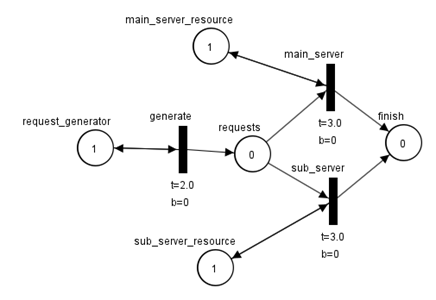
#> input picture assets/local/simple_petri_2.png, 436 x 300 px, found by its file name
$ python tuner_bomzha.py
#> lines starting #> are read from the running program, lines starting #| are printed output that depends on the picture
import cv2
import numpy as np
import inspect
import functools # Needed for passing arguments to callback

class InteractiveTuner:
    def __init__(self, func, image, param_config, window_name="Tuner"):
        """
        Initializes the interactive tuner.

        Parameters:
            func (function): The computer vision function to tune.
            image (numpy.ndarray): The input image.
            param_config (dict): Configuration for each hyperparameter.
                Example: {
                    'param_name': {'default': 100, 'range': (0, 255)},
                    'float_param': {'default': 1.2, 'range': (0.1, 5.0), 'scale': 10}, # scale=10 -> trackbar 1-50
                    'odd_param': {'default': 3, 'range': (3, 7), 'constraint': 'odd'}
                }
            window_name (str): Name of the OpenCV window.
        """
        self.func = func
        self.image = image.copy() # Work on a copy
        self.original_image = image.copy() # Keep original if needed
        self.param_config = self._validate_and_fill_config(func, param_config)
        self.window_name = window_name
        self.current_values = {name: config['default'] for name, config in self.param_config.items()}
        self.trackbar_params = {} # Map trackbar name to actual param name and scale

        cv2.namedWindow(self.window_name)
        self._create_trackbars()
        self.update_display() # Initial display

    def _validate_and_fill_config(self, func, user_config):
        """Gets signature, merges with user config, sets defaults."""
        sig = inspect.signature(func)
        params = list(sig.parameters.items())[1:] # Skip first param (image)

        final_config = {}
        for name, param in params:
            if name not in user_config:
                # Auto-generate basic config if not provided by user
                default_val = param.default if param.default is not inspect.Parameter.empty else 0
                user_config[name] = {'default': default_val}

            config = user_config[name]

            # Ensure essential keys exist
            if 'default' not in config:
                 config['default'] = param.default if param.default is not inspect.Parameter.empty else 0

            if 'range' not in config:
                 # Basic default range logic (improved slightly)
                 default_val = config['default']
                 if isinstance(default_val, float):
                     scale = config.get('scale', 1) # Default scale of 1 might be bad
                     if scale == 1 and default_val != 0: scale = 10**(int(np.log10(abs(default_val)))+1) # Guess a scale
                     config['scale'] = scale
                     min_val, max_val = 0, int(default_val * scale * 2) if default_val != 0 else int(10*scale)
                     config['range'] = (min_val / scale, max_val / scale) # Store float range
                 elif isinstance(default_val, int):
                     min_val, max_val = 0, max(1, default_val * 2) if default_val != 0 else 255 # Ensure max > 0
                     config['range'] = (min_val, max_val)
                 else: # Default for others
                      config['range'] = (0, 255)

            # Add scale default for floats if missing
            if isinstance(config['default'], float) and 'scale' not in config:
                 config['scale'] = 100 # Default scale factor for floats

            final_config[name] = config

        return final_config

    def _create_trackbars(self):
        """Creates trackbars based on param_config."""
        for name, config in self.param_config.items():
            min_val, max_val = config['range']
            default_val = config['default']
            scale = config.get('scale', 1)

            trackbar_name = name
            initial_pos = default_val
            trackbar_max = max_val

            if isinstance(default_val, float):
                initial_pos = int(default_val * scale)
                trackbar_max = int(max_val * scale)
                # Handle min_val for floats slightly differently if needed, assuming min>=0 here
                if min_val * scale < 0: print(f"Warning: Min value < 0 for float {name}, trackbar starts at 0")

            elif isinstance(default_val, int):
                 # Ensure range makes sense for int trackbar
                 if not (isinstance(min_val, int) and isinstance(max_val, int)):
                     print(f"Warning: Non-integer range for int param {name}. Using defaults.")
                     min_val, max_val = 0, 255
                 # Trackbar min is always 0, adjust default and max accordingly
                 if min_val != 0:
                     initial_pos = max(0, default_val - min_val) # Position relative to min
                     trackbar_max = max(1, max_val - min_val) # Range width, ensure > 0
                 else:
                      initial_pos = default_val
                      trackbar_max = max(1, max_val) # Ensure max > 0


            # Store mapping info for the callback
            self.trackbar_params[trackbar_name] = {'name': name, 'scale': scale, 'min_val': min_val, 'constraint': config.get('constraint')}

            # Use functools.partial to pass the trackbar_name to the callback
            callback = functools.partial(self._on_trackbar_change, trackbar_name)

            cv2.createTrackbar(trackbar_name, self.window_name, initial_pos, trackbar_max, callback)


    def _on_trackbar_change(self, trackbar_name, value):
        """Callback function for trackbar changes."""
        param_info = self.trackbar_params[trackbar_name]
        param_name = param_info['name']
        scale = param_info['scale']
        min_val = param_info['min_val']
        constraint = param_info.get('constraint')

        # Apply scaling for floats or adjust for non-zero min_val
        actual_value = value
        if scale != 1: # Likely a float
            actual_value = value / scale
        elif min_val != 0: # Handle integer offset if min_val wasn't 0
             actual_value = value + min_val

        # Apply constraints
        if constraint == 'odd':
            actual_value = int(actual_value) | 1 # Force odd
            # Optional: Adjust slider position if value changed due to constraint
            # This part is tricky with standard cv2 trackbars - might jump

        elif constraint == 'even':
             actual_value = int(actual_value) & ~1 # Force even

        # Add more constraints as needed (e.g., 'multiple_of_5')

        self.current_values[param_name] = actual_value
        self.update_display()

    def update_display(self):
        """Calls the function and updates the image display."""
        try:
            # Filter out incompatible args if necessary (though inspect should handle it)
            valid_args = {k: v for k, v in self.current_values.items()}
            result = self.func(self.original_image, **valid_args) # Use original image each time

            # Display current values in the window title (optional)
            title_str = self.window_name + " | "
            title_str += ", ".join([f"{name}={val:.2f}" if isinstance(val, float) else f"{name}={val}"
                                    for name, val in self.current_values.items()])
            cv2.setWindowTitle(self.window_name, title_str)

            cv2.imshow(self.window_name, result)
        except Exception as e:
            print(f"Error during function execution: {e}")
            # Optionally display an error image or message
            error_img = np.zeros_like(self.original_image)
            cv2.putText(error_img, "Error executing function", (10, 30),
                        cv2.FONT_HERSHEY_SIMPLEX, 0.7, (0, 0, 255), 2)
            cv2.imshow(self.window_name, error_img)


    def run(self):
        """Runs the main loop waiting for user input."""
        print("Press ESC to quit.")
        while True:
            # The callback handles updates, so waitKey just checks for exit
            key = cv2.waitKey(1) & 0xFF
            if key == 27: # ESC key
                break
            # Check if window was closed manually
            try:
                 # Property is available in recent OpenCV versions
                 if cv2.getWindowProperty(self.window_name, cv2.WND_PROP_VISIBLE) < 1:
                      break
            except Exception: # Fallback if property not available
                 pass # Continue loop until ESC

        cv2.destroyAllWindows()
        print("Tuner finished. Final parameters:")
        print(self.current_values)
        return self.current_values


# --- DEMO ---
def interactive_tuner_demo_enhanced():
    image_path = "./assets/local/simple_petri_2.png" # Update path
    image = cv2.imread(image_path, cv2.IMREAD_GRAYSCALE)
#> image is the input picture: shape (300, 436); min 0, max 255, mean 246.4

    if image is None:
        print("Error loading image!")
        exit(1)

    # Apply Gaussian Blur first for better Hough Circle detection
    blurred_image = cv2.GaussianBlur(image, (9, 9), 2)
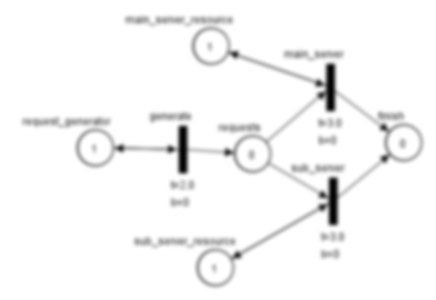
#> blurred_image: shape (300, 436); min 2, max 255, mean 246.4


    # ## Canny Edge Detector Example
    def canny_filter_wrapper(img, threshold1=100, threshold2=200, apertureSize=3):
        # apertureSize must be odd. The tuner will handle enforcing this.
        return cv2.Canny(img, threshold1, threshold2, apertureSize=apertureSize)

    canny_config = {
        "threshold1": {'default': 50, 'range': (0, 255)},
        "threshold2": {'default': 150, 'range': (0, 255)},
        "apertureSize": {'default': 3, 'range': (3, 7), 'constraint': 'odd'} # Range 3-7, only odd values used
    }

    # print("--- Starting Canny Tuner ---")
    # canny_tuner = InteractiveTuner(canny_filter_wrapper, image, canny_config, window_name="Canny Tuner")
    # final_canny_params = canny_tuner.run()


    ## Hough Transform Example
    def hough_circle_visualizer_wrapper(img, dp=1.2, minDist=20, param1=50, param2=30, minRadius=0, maxRadius=0):
        # Ensure integer parameters are passed as integers
        minDist_int = int(minDist)
        param1_int = int(param1)
        param2_int = int(param2)
        minRadius_int = int(minRadius)
        maxRadius_int = int(maxRadius)

        # Detect circles using the blurred image for better results
        circles = cv2.HoughCircles(img, cv2.HOUGH_GRADIENT, dp, minDist_int,
                                     param1=param1_int, param2=param2_int,
                                     minRadius=minRadius_int, maxRadius=maxRadius_int)

        # Create a color image for display from the original gray image
        output = cv2.cvtColor(img, cv2.COLOR_GRAY2BGR) # Use the input img which is blurred

        if circles is not None:
            circles = np.uint16(np.around(circles))
            for i in circles[0,:]:
                cv2.circle(output, (i[0], i[1]), i[2], (0, 255, 0), 2) # outer circle
                cv2.circle(output, (i[0], i[1]), 2, (0, 0, 255), 3)      # center

        return output

    hough_config = {
        "dp": {'default': 1.0, 'range': (0.1, 5.0), 'scale': 10}, # Trackbar 1-50 represents 0.1-5.0
        "minDist": {'default': 20, 'range': (1, 100)},
        "param1": {'default': 50, 'range': (1, 200)}, # Upper threshold for Canny
        "param2": {'default': 30, 'range': (1, 100)}, # Accumulator threshold
        "minRadius": {'default': 0, 'range': (0, 100)},
        "maxRadius": {'default': 0, 'range': (0, 200)}
    }

    print("\n--- Starting Hough Circle Tuner (using blurred image) ---")
    # Using blurred_image as input for Hough
    hough_tuner = InteractiveTuner(hough_circle_visualizer_wrapper, blurred_image, hough_config, window_name="Hough Circle Tuner")
#> in hough_circle_visualizer_wrapper, `circles = cv2.HoughCircles(img, cv2.HOUGH_GRADIENT, dp, minDist_int, p..`: circles = 17 rows, first 8: [94.5, 147.5, 20], [210.5, 45.5, 15.5], [252.5, 153.5, 20.2], [328.5, 145.5, 47.9], [403.5, 142.5, 15.2], [253.5, 214.5, 84], [233.5, 88.5, 64], [227.5, 188.5, 65.2]
#> in hough_circle_visualizer_wrapper, `circles = np.uint16(np.around(circles))`: circles = 17 rows, first 8: [94, 148, 20], [210, 46, 16], [252, 154, 20], [328, 146, 48], [404, 142, 15], [254, 214, 84], [234, 88, 64], [228, 188, 65]
#> the loop in hough_circle_visualizer_wrapper, `for i in circles[0,:]:` made 17 passes
#> i on passes 1 to 12: [94, 148, 20], [210, 46, 16], [252, 154, 20], [328, 146, 48], [404, 142, 15], [254, 214, 84], [234, 88, 64], [228, 188, 65], [274, 104, 66], [260, 188, 50], [158, 82, 68], [218, 266, 18]
#> after the loop in hough_circle_visualizer_wrapper, `for i in circles[0,:]:`:
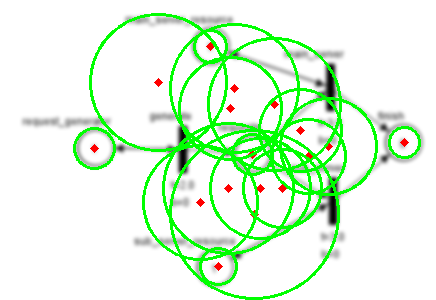
#> output: shape (300, 436, 3); mean B, G, R 222.9, 247.9, 224.1
    final_hough_params = hough_tuner.run()
#> (key Esc is pressed here)
#> final_hough_params = {'dp': 1, 'minDist': 20, 'param1': 50, 'param2': 30, 'minRadius': 0, 'maxRadius': 0}

# Run the enhanced demo
# Ensure you have an image at the specified path or update it.
# If running in an environment where OpenCV windows don't work well (like some remote notebooks), this might fail.
interactive_tuner_demo_enhanced()

$ run again, with assets/local/simple_petri_3.png copied over assets/local/simple_petri_2.png
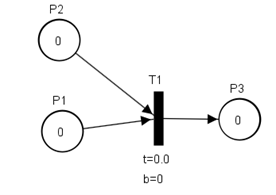
#> input picture assets/local/simple_petri_3.png, 276 x 195 px, found by its file name
#> in interactive_tuner_demo_enhanced, image is the input picture: shape (195, 276); min 0, max 255, mean 246.7
#> in interactive_tuner_demo_enhanced, `blurred_image = cv2.GaussianBlur(image, (9, 9), 2)`:
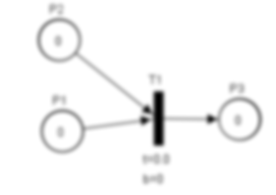
#> blurred_image: shape (195, 276); min 0, max 255, mean 246.7
#> in hough_circle_visualizer_wrapper, `circles = cv2.HoughCircles(img, cv2.HOUGH_GRADIENT, dp, minDist_int, p..`: circles = [[58.5, 39.5, 22.4], [61.5, 130.5, 22.5], [239.5, 118.5, 22.9]]
#> in hough_circle_visualizer_wrapper, `circles = np.uint16(np.around(circles))`: circles = [[58, 40, 22], [62, 130, 22], [240, 118, 23]]
#> the loop in hough_circle_visualizer_wrapper, `for i in circles[0,:]:` made 3 passes
#> after the loop in hough_circle_visualizer_wrapper, `for i in circles[0,:]:`:
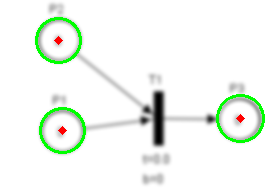
#> output: shape (195, 276, 3); mean B, G, R 241.3, 247.4, 241.9
#> final_hough_params = {'dp': 1, 'minDist': 20, 'param1': 50, 'param2': 30, 'minRadius': 0, 'maxRadius': 0}

$ run again, with assets/local/simple_petri_4.png copied over assets/local/simple_petri_2.png
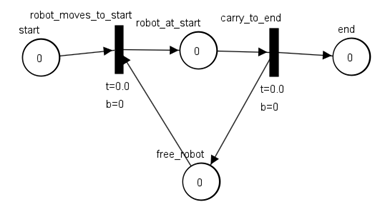
#> input picture assets/local/simple_petri_4.png, 380 x 212 px, found by its file name
#> in interactive_tuner_demo_enhanced, image is the input picture: shape (212, 380); min 0, max 255, mean 245.6
#> in interactive_tuner_demo_enhanced, `blurred_image = cv2.GaussianBlur(image, (9, 9), 2)`:
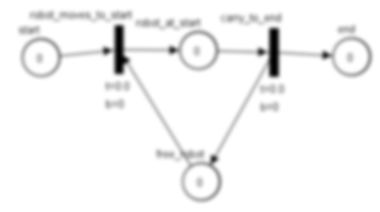
#> blurred_image: shape (212, 380); min 0, max 255, mean 245.6
#> in hough_circle_visualizer_wrapper, `circles = cv2.HoughCircles(img, cv2.HOUGH_GRADIENT, dp, minDist_int, p..`: circles = [[200.5, 181.5, 20.7], [40.5, 57.5, 20.4], [351.5, 56.5, 21], [198.5, 42.5, 23.4], [232.5, 77.5, 25.2]]
#> in hough_circle_visualizer_wrapper, `circles = np.uint16(np.around(circles))`: circles = [[200, 182, 21], [40, 58, 20], [352, 56, 21], [198, 42, 23], [232, 78, 25]]
#> the loop in hough_circle_visualizer_wrapper, `for i in circles[0,:]:` made 5 passes
#> after the loop in hough_circle_visualizer_wrapper, `for i in circles[0,:]:`:
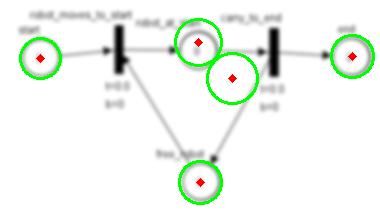
#> output: shape (212, 380, 3); mean B, G, R 239.2, 245.9, 239.8
#> final_hough_params = {'dp': 1, 'minDist': 20, 'param1': 50, 'param2': 30, 'minRadius': 0, 'maxRadius': 0}

$ run again, with assets/local/simple_petri_5.png copied over assets/local/simple_petri_2.png
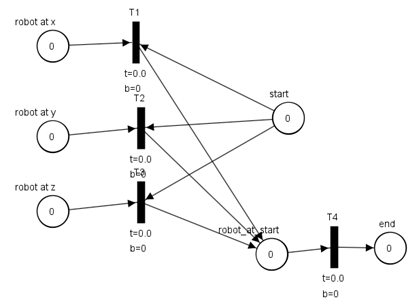
#> input picture assets/local/simple_petri_5.png, 419 x 304 px, found by its file name
#> in interactive_tuner_demo_enhanced, image is the input picture: shape (304, 419); min 0, max 255, mean 246.9
#> in interactive_tuner_demo_enhanced, `blurred_image = cv2.GaussianBlur(image, (9, 9), 2)`:
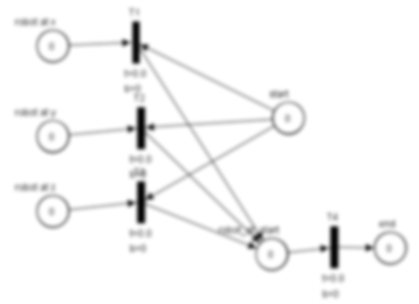
#> blurred_image: shape (304, 419); min 6, max 255, mean 246.9
#> in hough_circle_visualizer_wrapper, `circles = cv2.HoughCircles(img, cv2.HOUGH_GRADIENT, dp, minDist_int, p..`: circles = 44 rows, first 8: [52.5, 45.5, 18.1], [90.5, 297.5, 251.3], [389.5, 247.5, 18.1], [120.5, 122.5, 82], [98.5, 246.5, 117], [288.5, 117.5, 18], [108.5, 273.5, 145.4], [114.5, 217.5, 85.2]
#> in hough_circle_visualizer_wrapper, `circles = np.uint16(np.around(circles))`: circles = 44 rows, first 8: [52, 46, 18], [90, 298, 251], [390, 248, 18], [120, 122, 82], [98, 246, 117], [288, 118, 18], [108, 274, 145], [114, 218, 85]
#> the loop in hough_circle_visualizer_wrapper, `for i in circles[0,:]:` made 44 passes
#> after the loop in hough_circle_visualizer_wrapper, `for i in circles[0,:]:`:
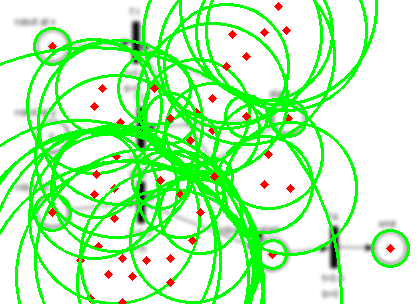
#> output: shape (304, 419, 3); mean B, G, R 186.7, 247.9, 189.9
#> final_hough_params = {'dp': 1, 'minDist': 20, 'param1': 50, 'param2': 30, 'minRadius': 0, 'maxRadius': 0}
